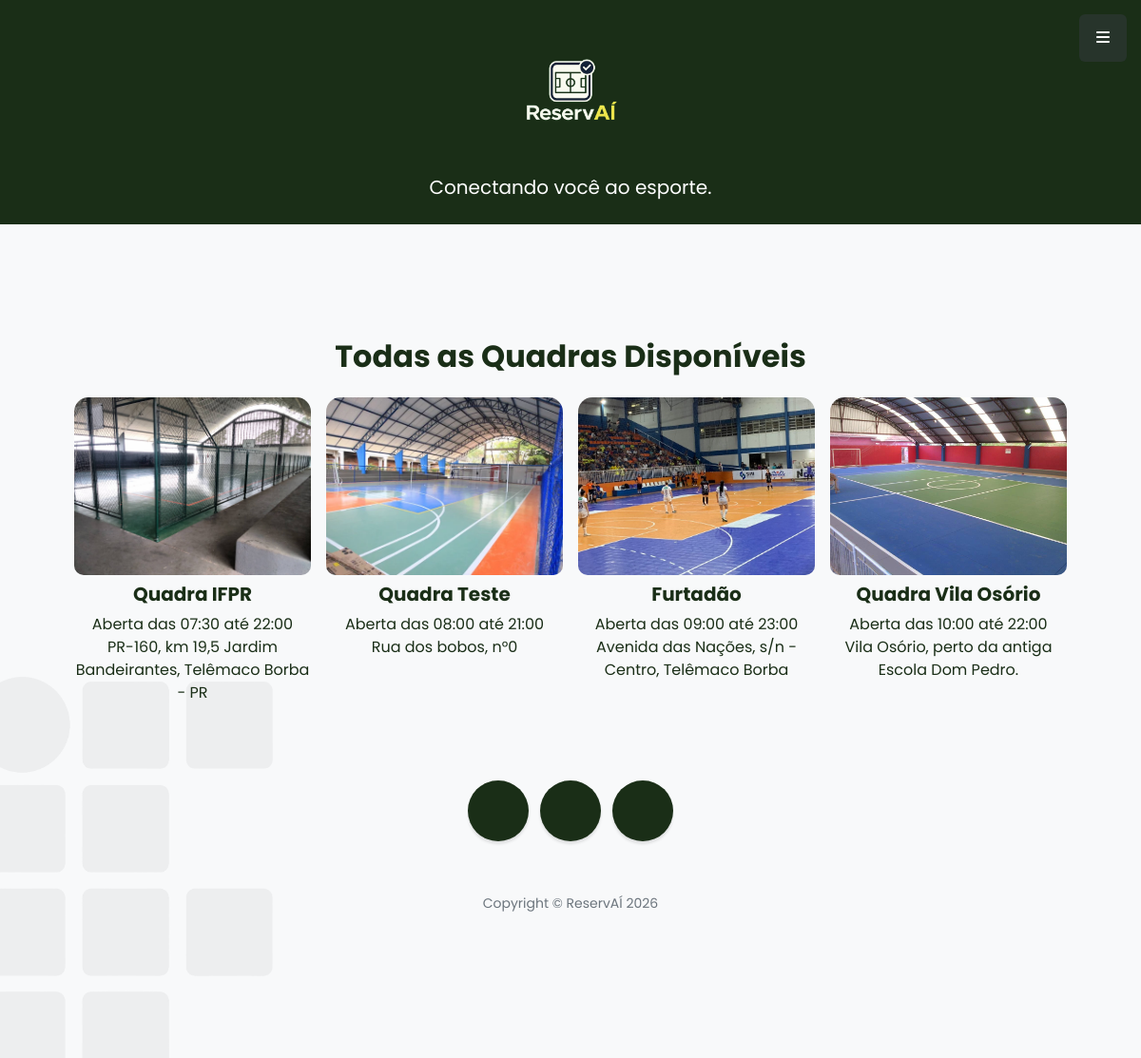
The app's page /quadras.php, older data.
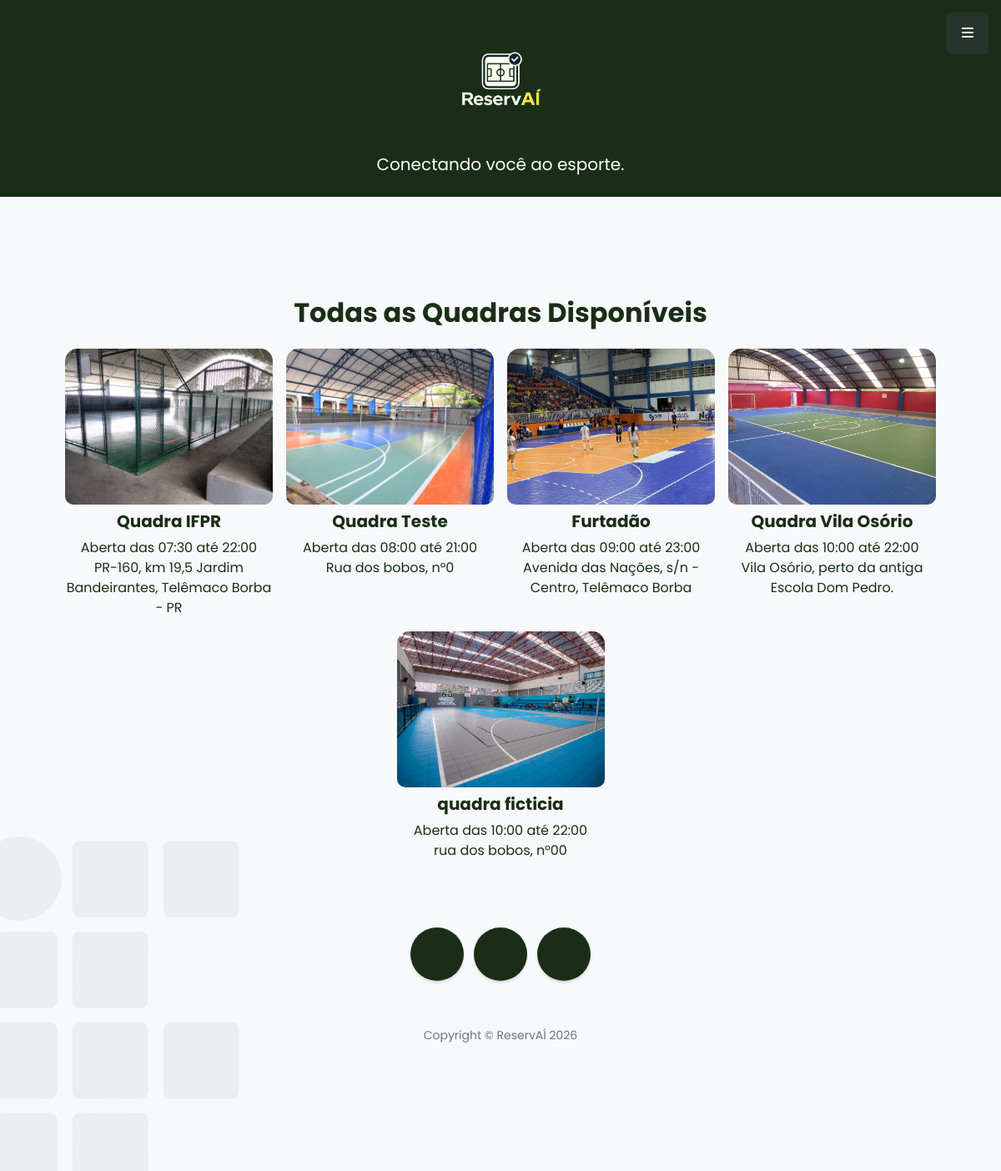
The same page, newer data.
### tables this page shows
CREATE TABLE `quadras` (
  `idQuadra` int(11) NOT NULL,
  `fotoQuadra` varchar(200) NOT NULL,
  `nomeQuadra` varchar(100) NOT NULL,
  `esportes` varchar(100) NOT NULL,
  `localizacao` varchar(100) NOT NULL,
  `horarioAbertura` time NOT NULL,
  `horarioFechamento` time NOT NULL
);

### quadras.php (the view, shortened to what this page needs)
<?php include "header.php" ?>
<div class="d-flex justify-content-center mb-3">
    <h2>Todas as Quadras Disponíveis</h2>
</div>
<?php
    $listarQuadras = "SELECT * FROM Quadras";
    include "conexaoBD.php";
    $res          = mysqli_query($conn, $listarQuadras) or die("Erro ao tentar listar Quadras!");
    echo "<div class='row gx-3 gy-3 justify-content-center'>";
    while($Quadra = mysqli_fetch_assoc($res)){
        $idQuadra   = $Quadra['idQuadra'];
        $fotoQuadra = $Quadra['fotoQuadra'];
        $nomeQuadra = $Quadra['nomeQuadra'];
        $localizacao = $Quadra['localizacao'];
        $horarioAbertura = $Quadra['horarioAbertura'];
        $horarioFechamento = $Quadra['horarioFechamento'];
        $horarioAberturaCortada =  substr($horarioAbertura, 0, 5);
        $horarioFechamentoCortada = substr($horarioFechamento, 0, 5);
        echo "
            <div class='col-6 col-sm-4 col-md-3'>
                <a class='portfolio-item text-decoration-none' href='formReservaQuadra.php?idQuadra=$idQuadra' style='border-radius: 15px; overflow: hidden; display: block;' title='Clique aqui para reservar a $nomeQuadra'>
                    <div class='caption-content mb-2' style='aspect-ratio: 4/3; overflow: hidden; border-radius: 10px;'>
                        <img class='img-fluid w-100 h-100' src='$fotoQuadra' style='object-fit: cover;'/>
                    </div>
                    <div class='h5 text-center' style='color: #1a2e17;'>$nomeQuadra</div>
                    <div class='p text-center' style='color: #1a2e17;'>Aberta das $horarioAberturaCortada até $horarioFechamentoCortada</div>
                    <div class='p text-center' style='color: #1a2e17;'>$localizacao</div>
                </a>
            </div>
        ";
    }
    echo "</div>";
?>
<?php include "footer.php" ?>

### header.php (shortened to what this page needs)
<!DOCTYPE html>
<html lang="pt-br">
    <head>
        <link href="https://cdnjs.cloudflare.com/ajax/libs/simple-line-icons/2.5.5/css/simple-line-icons.min.css" rel="stylesheet" />
        <link href="css/styles.css" rel="stylesheet" />
    </head>
    <body id="page-top">
<a class="menu-toggle rounded" href="#"><i class="fas fa-bars"></i></a>
        <header class="py-2" id="menu" style="background-color: #1a2e17;">
            <div class="container px-4 px-lg-5 my-3">
                <div class="text-center text-white">
                    <img src="assets/img/reservai_logo2.png" style="width: 150px" class="pb-2">
                    <p class="lead fw-normal text-white mb-0 audiowide-regular">Conectando você ao esporte.</p>
                </div>
            </div>
        </header>
        <section class="content-section bg-light" id="about">
            <div class="container px-4 px-lg-5 text-center">

### footer.php (shortened to what this page needs)
        <footer class="footer text-center">
            <div class="container px-4 px-lg-5">
                <ul class="list-inline mb-5">
                    <li class="list-inline-item">
                        <a class="social-link rounded-circle text-white mr-3" href="mailto:20241tbor0020025@estudantes.ifpr.edu.br" title="Entre em contato"><i class="icon-envelope"></i></a>
                    </li>
                    <li class="list-inline-item">
                        <a class="social-link rounded-circle text-white mr-3" href="#!"><i class="icon-social-instagram"></i></a>
                    </li>
                    <li class="list-inline-item">
                        <a class="social-link rounded-circle text-white" href="https://github.com/giqueji09/esporte.iftech.git"><i class="icon-social-github"></i></a>
                    </li>
                </ul>
                <p class="text-muted small mb-0">Copyright &copy; ReservAÍ 2026</p>
            </div>
        </footer>
    </body>
</html>

Row changes from the older to the newer data that the page shows:
added quadras: fotoQuadra (picture), nomeQuadra "quadra ficticia", horarioAbertura "10:00", horarioFechamento "22:00", localizacao "rua dos bobos, n°00"
